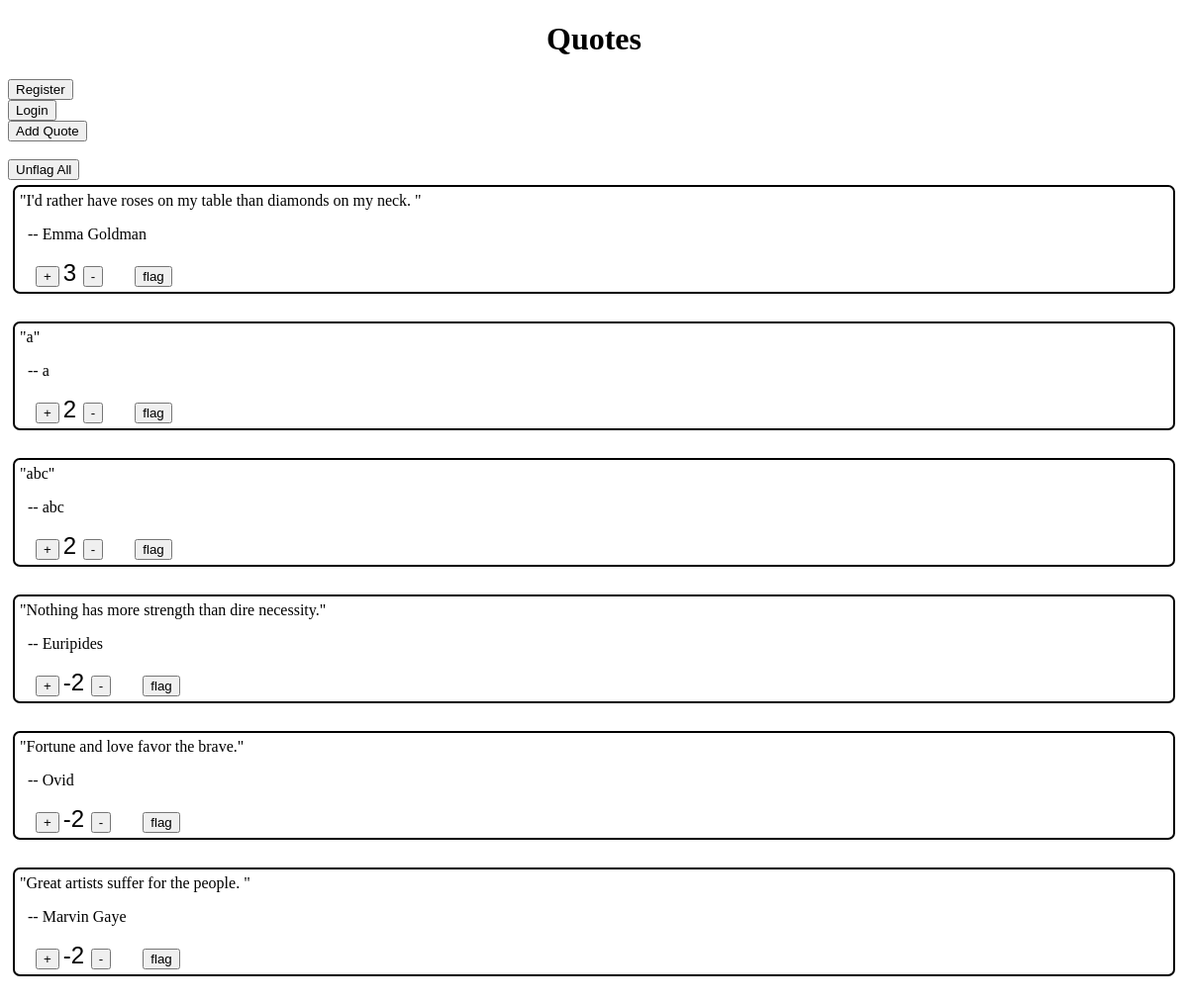
Before: / with the older database file.
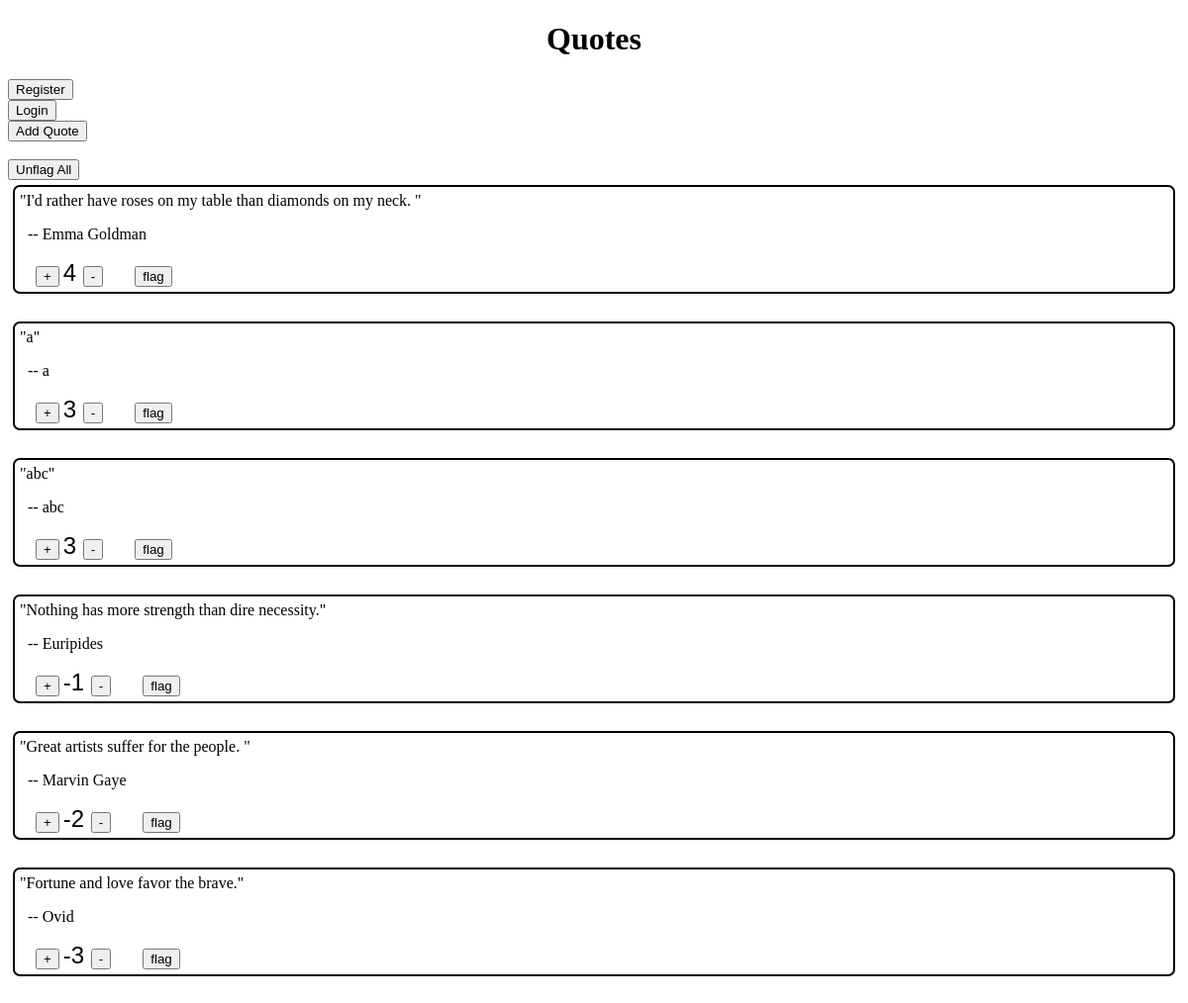
After: the same page with the newer database file.
### tables this page shows
CREATE TABLE `quotations` (
  `id` int(11) unsigned NOT NULL AUTO_INCREMENT,
  `added` datetime NOT NULL,
  `quote` text,
  `author` varchar(30) DEFAULT '',
  `rating` int(11) NOT NULL DEFAULT '0',
  `flagged` tinyint(1) NOT NULL DEFAULT '0',
  PRIMARY KEY (`id`)
);

### DatabaseAdaptor.php (called while the page is built, shortened)
<?php
class DatabaseAdaptor
{
    private $DB;
    public function __construct()
    {
        $db = 'mysql:dbname=quotes;host=localhost';
        $user = 'root';
        $password = 'root';
        try {
            $this->DB = new PDO ($db, $user, $password);
            $this->DB->setAttribute(PDO::ATTR_ERRMODE, PDO::ERRMODE_EXCEPTION);
        } catch (PDOException $e) {
            echo('Error establishing Connection');
            exit ();
        }
    }
    public function getQuotesAsArray()
    {
        $stmt = $this->DB->prepare("SELECT * FROM quotations WHERE flagged=0 ORDER BY rating DESC, added");
        $stmt->execute();
        return $stmt->fetchAll(PDO::FETCH_ASSOC);
    }
}
$myDatabaseFunctions = new DatabaseAdaptor ();
?>

### showQuotes.php (the view, shortened to what this page needs)
<?php
require_once './DataBaseAdaptor.php';
$arrayOfQuotes = $myDatabaseFunctions->getQuotesAsArray();
?>
<h1>Quotes</h1>
<form class="button-form" action="index.php" method="get">
    <button class="button">Register</button>
</form>
<form class="button-form" action="index.php" method="get">
    <button class="button">Login</button>
</form>
<form class="button-form" action="index.php" method="get">
    <button class="button">Add Quote</button>
</form>
<br>
<form action="controller.php" method="post">
    <button name="action" value="unFlag">Unflag All</button>
</form>
<?php foreach ($arrayOfQuotes as $quote) { ?>
    <div class="container">
        <?= '"' . $quote['quote'] . '"' ?>
        <br>
        <p class="author">
            &nbsp;&nbsp;--
            <?= $quote['author'] ?>
            <br>
        </p>
        <form action="controller.php" method="post">
            <button name="action" value="increase">+</button>
            <span id="rating"> <?= $quote['rating'] ?> </span>
            <button name="action" value="decrease">-</button>
            <button name="action" value="flag">flag</button>
        </form>
    </div>
    <br>
<?php }   ?>
</body>
</html>

### index.php (shortened to what this page needs)
<!DOCTYPE html>
<html>
<head>
    <link rel="stylesheet" type="text/css" href="styles.css">
</head>
<body>
<?php
if (isset ($_GET ['mode'])) {
    if ($_GET ['mode'] === 'showQuotes')
        require_once("./showQuotes.php");
    elseif ($_GET ['mode'] === 'new')
        require_once("./addQuote.html");
    elseif ($_GET ['mode'] === 'login')
        require_once("./login.html");
    elseif ($_GET ['mode'] === 'register')
        require_once("./register.html");
} else
    require_once("./showQuotes.php");
?>
</body>
</html>

### styles.css (style rules this page uses)
h1 { text-align: center; font-family: cursive; }
.container { vertical-align: text-top; border: 2px black solid; border-radius: 7px; padding: 5px; margin: 5px; }
#rating { font-size: 1.5em; font-family: "Arial"; }
.author { clear: both; text-align: left; width: 300px; }

Changed rows visible on the page:
changed quotations "I'd rather have roses on my table than diamonds on my neck.": rating "3" → "4"
changed quotations (number 2 of 6 on the later page): rating "2" → "3"
changed quotations "abc": rating "2" → "3"
changed quotations "Nothing has more strength than dire necessity.": rating "-2" → "-1"
shown differently, row unchanged: quotations "Great artists suffer for the people.": moves up the list
changed quotations "Fortune and love favor the brave.": rating "-2" → "-3"
